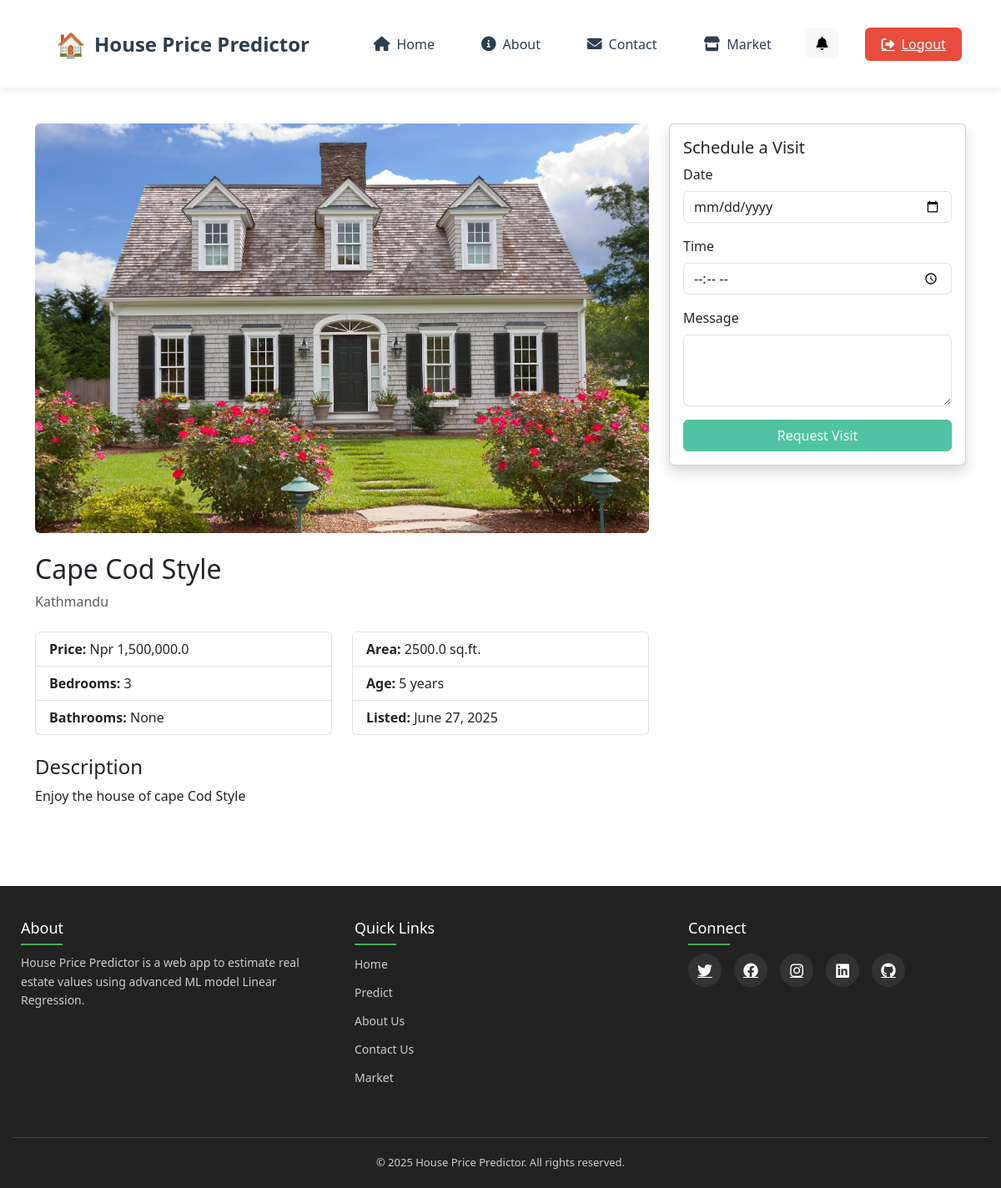
The app's page /listings/3/ (signed in) with its own data.
### HousePricePrediction/models.py (models this page shows, shortened)
class HouseListing(models.Model):
    user = models.ForeignKey(
        settings.AUTH_USER_MODEL,
        on_delete=models.CASCADE,
        related_name='listings',
        null=True  # Temporary to handle existing data
    )
    title = models.CharField(max_length=100)
    price = models.FloatField()
    image = models.ImageField(upload_to='house_images/', blank=True, null=True)
    description = models.TextField(blank=True, null=True)
    location = models.CharField(max_length=200, blank=True, null=True)
    rooms = models.IntegerField(blank=True, null=True)
    bedrooms = models.IntegerField(blank=True, null=True)
    bathrooms = models.IntegerField(blank=True, null=True)
    area = models.FloatField(blank=True, null=True, help_text="Area in sq. ft.")
    median_income = models.FloatField(blank=True, null=True, help_text="Median income of the locality")
    population = models.IntegerField(blank=True, null=True, help_text="Population of the area")
    house_age = models.IntegerField(blank=True, null=True, help_text="Age of the house in years")
    on_sale = models.BooleanField(default=False, help_text="Mark house as currently available for sale")
    featured = models.BooleanField(default=False, help_text="Feature this listing prominently")
    created_at = models.DateTimeField(auto_now_add=True)
    updated_at = models.DateTimeField(auto_now=True)
    class Meta:
        ordering = ['-created_at']
        verbose_name = 'House Listing'
        verbose_name_plural = 'House Listings'

### HousePricePrediction/views.py (the view)
# urls.py: path('listings/<int:pk>/', views.house_detail, name='house_detail'),
@login_required(login_url='login')
def house_detail(request, pk):
    house = get_object_or_404(HouseListing, pk=pk)
    has_pending_visit = ScheduleVisit.objects.filter(
        house=house,
        user=request.user,
        status='pending'
    ).exists()
    return render(request, 'house_detail.html', {
        'house': house,
        'has_pending_visit': has_pending_visit
    })

### templates/house_detail.html (shortened to what this page needs)
{% extends 'base.html' %}
{% load humanize %}
{% block content %}
<div class="container mt-5">
    <div class="row">
        <div class="col-md-8">
            <img src="{{ house.image.url }}" class="img-fluid rounded" alt="{{ house.title }}">
            <div class="mt-4">
                <h2>{{ house.title }}</h2>
                <p class="text-muted">{{ house.location }}</p>
                <div class="row mt-4">
                    <div class="col-md-6">
                        <ul class="list-group">
                            <li class="list-group-item"><strong>Price:</strong> Npr {{ house.price|intcomma }}</li>
                            <li class="list-group-item"><strong>Bedrooms:</strong> {{ house.bedrooms }}</li>
                            <li class="list-group-item"><strong>Bathrooms:</strong> {{ house.bathrooms }}</li>
                        </ul>
                    </div>
                    <div class="col-md-6">
                        <ul class="list-group">
                            <li class="list-group-item"><strong>Area:</strong> {{ house.area }} sq.ft.</li>
                            <li class="list-group-item"><strong>Age:</strong> {{ house.house_age }} years</li>
                            <li class="list-group-item"><strong>Listed:</strong> {{ house.created_at|date }}</li>
                        </ul>
                    </div>
                </div>
                {% if house.description %}
                <div class="mt-4">
                    <h4>Description</h4>
                    <p>{{ house.description }}</p>
                </div>
                {% endif %}
            </div>
        </div>
        <div class="col-md-4">
            <div class="card shadow">
                <div class="card-body">
                    <h5 class="card-title">Schedule a Visit</h5>
                    {% if user.is_authenticated %}
                    <form method="post" action="{% url 'schedule_visit' house.id %}">
                        <div class="mb-3">
                            <label for="visit_date" class="form-label">Date</label>
                            <input type="date" name="visit_date" class="form-control" required>
                        </div>
                        <div class="mb-3">
                            <label for="visit_time" class="form-label">Time</label>
                            <input type="time" name="visit_time" class="form-control">
                        </div>
                        <div class="mb-3">
                            <label for="message" class="form-label">Message</label>
                            <textarea name="message" class="form-control" rows="3"></textarea>
                        </div>
                        <button type="submit" class="btn btn-primary w-100">Request Visit</button>
                    </form>
                    {% else %}
                    <div class="alert alert-info">
                        <a href="{% url 'login' %}?next={% url 'house_detail' house.id %}" class="btn btn-primary">
                            Login to Schedule Visit
                        </a>
                    </div>
                    {% endif %}
                </div>
            </div>
        </div>
    </div>
</div>
{% endblock %}

### templates/base.html (style rules this page uses)
.btn-primary { background-color: #4fc3a1; border-color: #4fc3a1; }
html { overflow-y: scroll; }

### records on screen
HouseListing: image (picture), title "Cape Cod Style", location "Kathmandu", price "1,500,000.0", bedrooms "3", bathrooms "None", area "2500.0", house_age "5", created_at "June 27, 2025", description "Enjoy the house of cape Cod Style"
